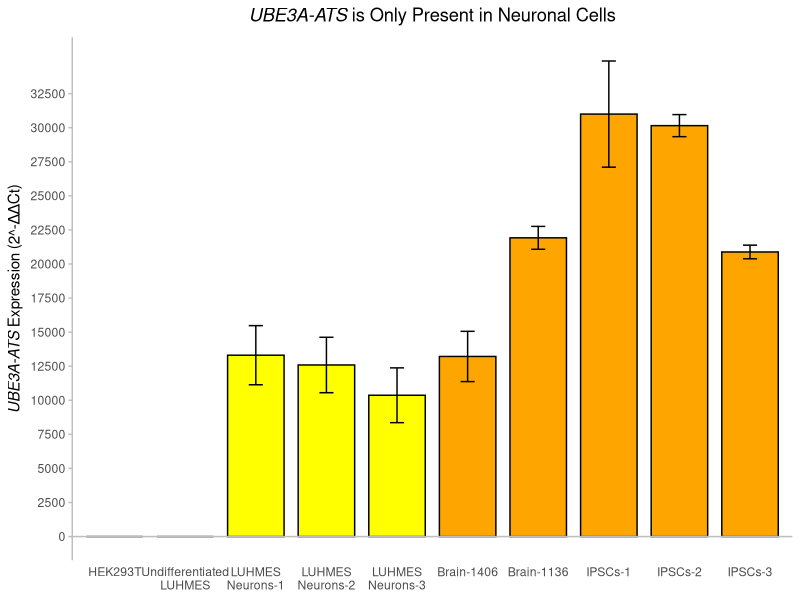

The R source for this figure:
library(ggplot2)

# Data for the Y-axis
treatment_groups <- c('HEK293T', 'Undifferentiated LUHMES', 'LUHMES Neurons-1', 'LUHMES Neurons-2', 'LUHMES Neurons-3', 'Brain-1406', 'Brain-1136', 'IPSCs-1', 'IPSCs-2', 'IPSCs-3')
expression_values <- c(0, 0, 13307.94326, 12590.08149, 10369.07802, 13216.01858, 21920.60506, 31000.41697, 30152.70894, 20882.40132)
standard_errors <- c(NA, NA, 2169.21653, 2033.879676, 2010.167119, 1844.629149, 839.3440519, 3895.006013, 808.6433003, 499.3778348)

# Create a data frame
data <- data.frame(Treatment_Groups = treatment_groups, Expression = expression_values, Standard_Error = standard_errors)

# Reorder the treatment groups
data$Treatment_Groups <- factor(data$Treatment_Groups, levels = treatment_groups)

# Set custom colors
colors <- c('HEK293T' = 'gray', 'Undifferentiated LUHMES' = 'gray', 'LUHMES Neurons-1' = 'yellow', 'LUHMES Neurons-2' = 'yellow', 'LUHMES Neurons-3' = 'yellow', 'Brain-1406' = 'orange', 'Brain-1136' = 'orange', 'IPSCs-1' = 'orange', 'IPSCs-2' = 'orange', 'IPSCs-3' = 'orange')

# Plotting the bar graph
ggplot(data, aes(x = Treatment_Groups, y = Expression, fill = Treatment_Groups)) +
  geom_bar(stat = "identity", color = "black", width = 0.8, position = position_dodge(width = 0.9)) +
  geom_errorbar(aes(ymin = Expression - Standard_Error, ymax = Expression + Standard_Error), width = 0.2, color = "black", position = position_dodge(width = 0.9)) +
  geom_hline(yintercept = 0, color = "gray") +
  scale_fill_manual(values = colors, guide = "none") +
  labs(x = NULL, y = expression(italic("UBE3A-ATS") ~ "Expression (2^-ΔΔCt)"),
       title = expression(italic("UBE3A-ATS") ~ "is Only Present in Neuronal Cells")) +
  theme_minimal() +
  theme(
    plot.title = element_text(hjust = 0.5),
    panel.grid.major = element_blank(),
    panel.grid.minor = element_blank(),
    axis.ticks.y = element_line(color = "gray"),
    axis.line.y = element_line(color = "gray")
  ) +
  scale_x_discrete(labels = function(x) {
    ifelse(x == "Undifferentiated LUHMES", "Undifferentiated\nLUHMES",
           ifelse(x %in% c("LUHMES Neurons-1", "LUHMES Neurons-2", "LUHMES Neurons-3"), paste0("LUHMES\nNeurons-", sub(".*-(\\d+)", "\\1", x)), x))
  }) +
  scale_y_continuous(breaks = seq(0, 33000, by = 2500))
